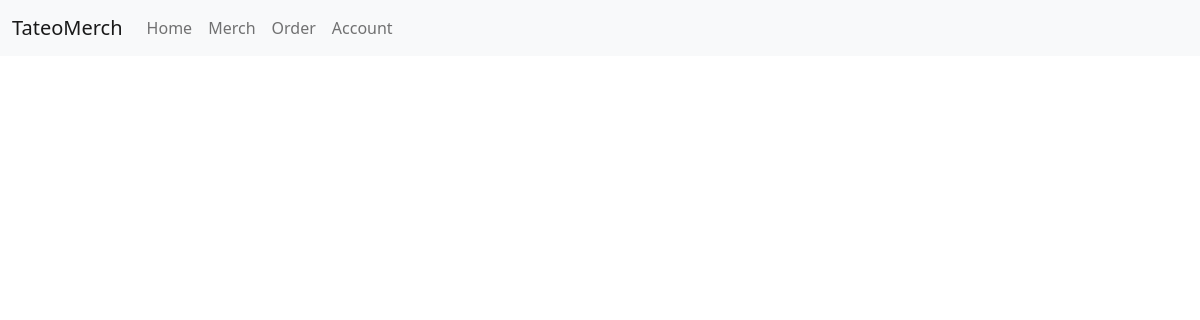
Before: /merch/order-summary (signed in) with the older database file.
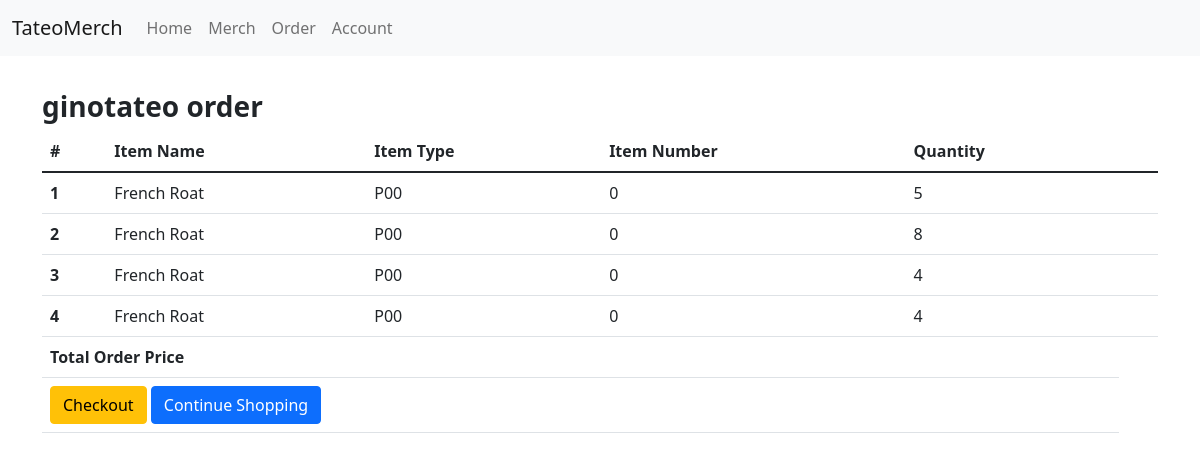
After: the same page with the newer database file.
### merch/models.py (models this page shows, shortened)
class Order(models.Model):
    user = models.ForeignKey(settings.AUTH_USER_MODEL, on_delete=models.CASCADE)
    items = models.ManyToManyField(OrderItem)
    start_date = models.DateTimeField(auto_now_add=True)
    ordered_date = models.DateTimeField()
    ordered = models.BooleanField(default=False)

class OrderItem(models.Model):
    user = models.ForeignKey(settings.AUTH_USER_MODEL,
                             on_delete=models.CASCADE)
    ordered = models.BooleanField(default=False)
    item = models.ForeignKey(Item, on_delete=models.CASCADE)
    quantity = models.IntegerField(default=1)

class Item(models.Model):
    item_name = models.CharField(max_length=100)
    item_number = models.IntegerField(default=0)
    item_size = models.CharField(choices=SIZE, max_length=25)
    item_type = models.CharField(choices=TYPE, max_length=25)
    item_brand = models.CharField(choices=BRAND, max_length=25,default='P')

### merch/views.py (the view)
# urls.py: path('order-summary', views.OrderSummaryView, name='order-summary'),
@login_required
def OrderSummaryView(request):
        user = User.objects.get(username=request.user)
        order = Order.objects.filter(user=user)
        context = {
            'object' : order
        }
        return render(request, 'order_summary.html', context)

### templates/order_summary.html (shortened to what this page needs)
<!doctype html>
<html lang="en">
  <head>
    <link href="https://cdn.jsdelivr.net/npm/bootstrap@5.1.3/dist/css/bootstrap.min.css" rel="stylesheet">
  </head>
<body>
{% extends 'navbar.html' %}
{% block content %}
<main>
    <div class= "container">
        <div class="table-responsive text-nowrap">
    <h3>
        <br>
        {% if object %}
            {% for Order in object %}
        <strong>{{ Order.user}} order</strong>
    </h3>
    <table class="table">
        <thead>
        <tr>
            <th scope="col">#</th>
            <th scope="col">Item Name</th>
            <th scope="col">Item Type</th>
            <th scope="col">Item Number</th>
            <th scope="col">Quantity</th>
        </tr>
        </thead>
        <tbody>
            {% for item in Order.items.all %}
        <tr>
            <th scope="row">{{ forloop.counter }}</th>
            <td>{{ item.item.item_name}}</td>
            <td>{{ item.item.item_brand}}{{ item.item.item_type}}{{ item.item.item_size}}</td>
            <td>
                {{ item.item.item_number}}
            </td>
            <td>
                {{ item.quantity}}
            </td>
            <td>
            </td>
        </tr>
        {% endfor %}
        <tr>
            <td colspan="4"><b>Total Order Price</b></td>
            <td>{{ order_item.item.number }}</td>
        </tr>
         <tr>
            <td colspan="5">
                <a href="#" class="btn btn-warning float-right ml-2">Checkout</a>
                <a href="/merch/orderform" class="btn btn-primary float-right">Continue Shopping</a>
            </td>
        </tr>
        {% endfor %}
        {% endif %}
        </tbody>
    </table>
        </div>
    </div>
</main>
{% endblock content %}

Changed rows visible on the page:
added Order: user "ginotateo"
added OrderItem: item.item_name "French Roat", item.item_brand "P", item.item_type "0", item.item_size "0", item.item_number "0", quantity "5"
added OrderItem: item.item_name "French Roat", item.item_brand "P", item.item_type "0", item.item_size "0", item.item_number "0", quantity "8"
added OrderItem: item.item_name "French Roat", item.item_brand "P", item.item_type "0", item.item_size "0", item.item_number "0", quantity "4"
added OrderItem: item.item_name "French Roat", item.item_brand "P", item.item_type "0", item.item_size "0", item.item_number "0", quantity "4"
